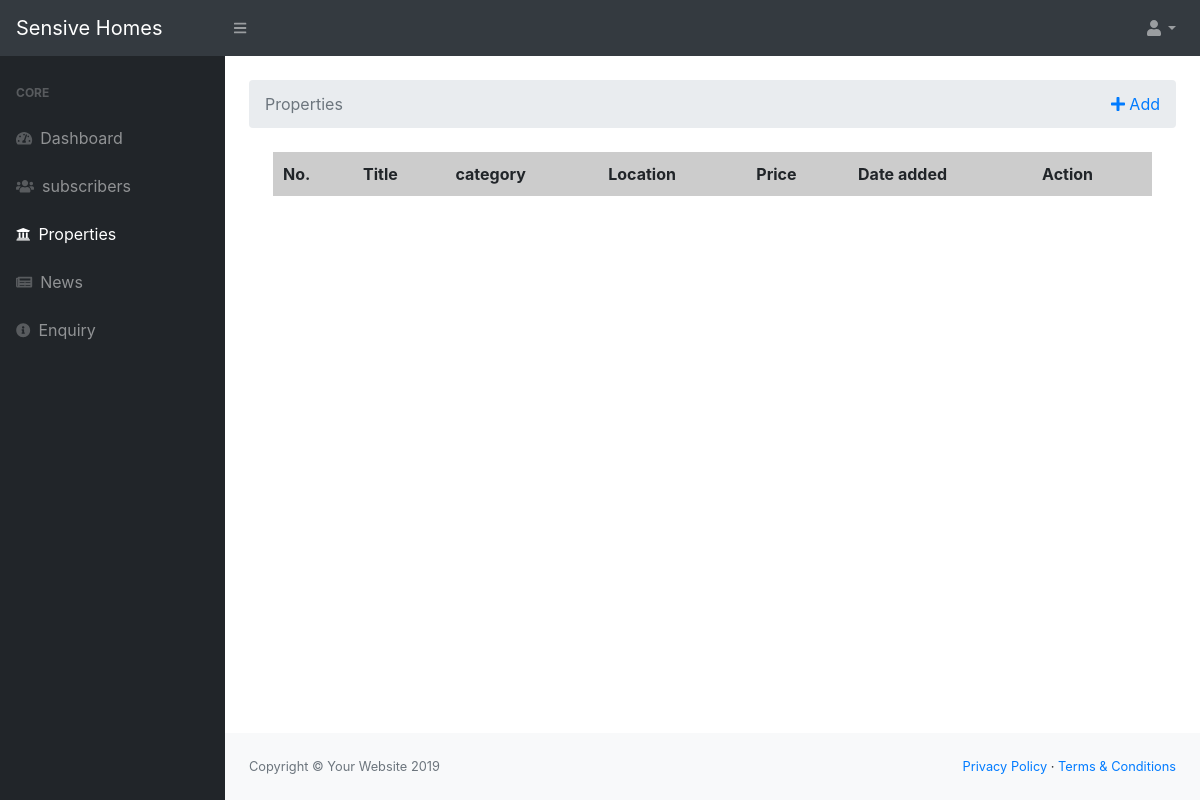
The app's page /admin/properties.php, older data.
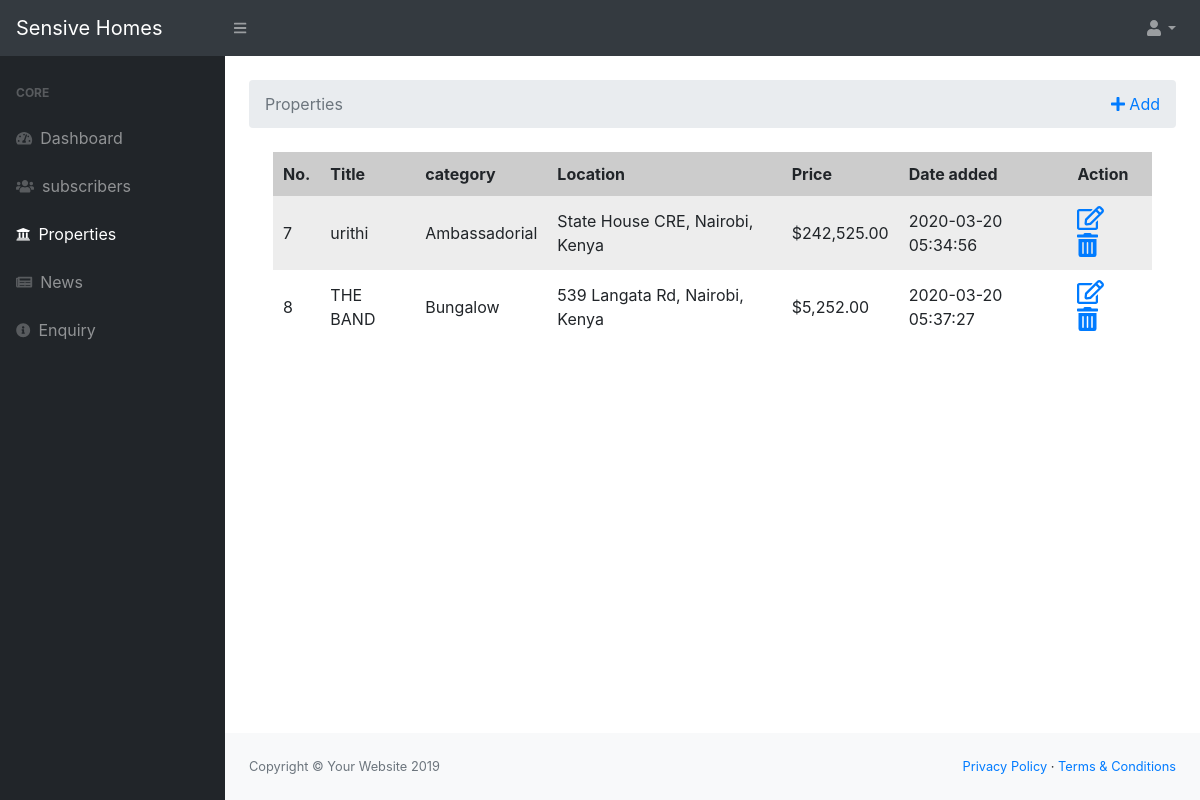
The same page, newer data.
### tables this page shows
CREATE TABLE `properties` (
  `id` int(11) NOT NULL,
  `title` text NOT NULL,
  `category` text NOT NULL,
  `location` varchar(100) NOT NULL,
  `sale_type` text NOT NULL,
  `bedrooms` varchar(50) NOT NULL,
  `price` varchar(50) NOT NULL,
  `area` int(45) NOT NULL,
  `garage` varchar(343) NOT NULL,
  `description` longtext NOT NULL,
  `image` text NOT NULL,
  `added_on` timestamp NOT NULL DEFAULT CURRENT_TIMESTAMP ON UPDATE CURRENT_TIMESTAMP
);

### admin/properties.php (the view, shortened to what the changed rows need)
<?php
include('connect.php');
$properties = mysqli_query($dbconnect,"select * from properties" );
?>
<!DOCTYPE html>
<html lang="en">
    <head>
        <link href="css/styles.css" rel="stylesheet" />
        <link href="https://cdn.datatables.net/1.10.20/css/dataTables.bootstrap4.min.css" rel="stylesheet" />
    </head>
    <body class="sb-nav-fixed">
        <div id="layoutSidenav">
            <div id="layoutSidenav_content">
                <main>
                    <div class="container-fluid">
                    <br>
                        <div class="container-fluid">
                            <table class="dataTable">
                                <thead>
                                    <tr>
                                        <th>No.</th>
                                        <th>Title</th>
                                        <th>category</th>
                                        <th>Location</th>
                                        <th>Price</th>
                                        <th>Date added</th>
                                        <th>Action</th>
                                    </tr>
                                </thead>
                                <tbody>
                                <?php while ($property=mysqli_fetch_assoc($properties)) { ?>
                                    <tr>
                                        <td><?php echo $property['id'] ?></td>
                                        <td><?php echo $property['title'] ?></td>
                                        <td><?php echo $property['category'] ?></td>
                                        <td><?php echo $property['location'] ?></td>
                                        <td><?php echo $property['price'] ?></td>
                                        <td><?php echo $property['added_on'] ?></td>
                                        <td>
                                            <a href="#"><i class="far fa-edit" style="font-size:24px;margin-right:15px;"></i>
                                            <a href="#"><i class="fas fa-trash-alt"  style="font-size:24px;"></i>
                                        </td>
                                    </tr>
                                <?php } ?>
                                </tbody>
                            </table>
                        </div>
                    </div>
                </main>
            </div>
        </div>
    </body>
</html>

Row changes from the older to the newer data that the page shows:
added properties: id "7", title "urithi", category "Ambassadorial", location "State House CRE, Nairobi, Kenya", price "$242,525.00", added_on "2020-03-20 05:34:56"
added properties: id "8", title "THE BAND", category "Bungalow", location "539 Langata Rd, Nairobi, Kenya", price "$5,252.00", added_on "2020-03-20 05:37:27"
